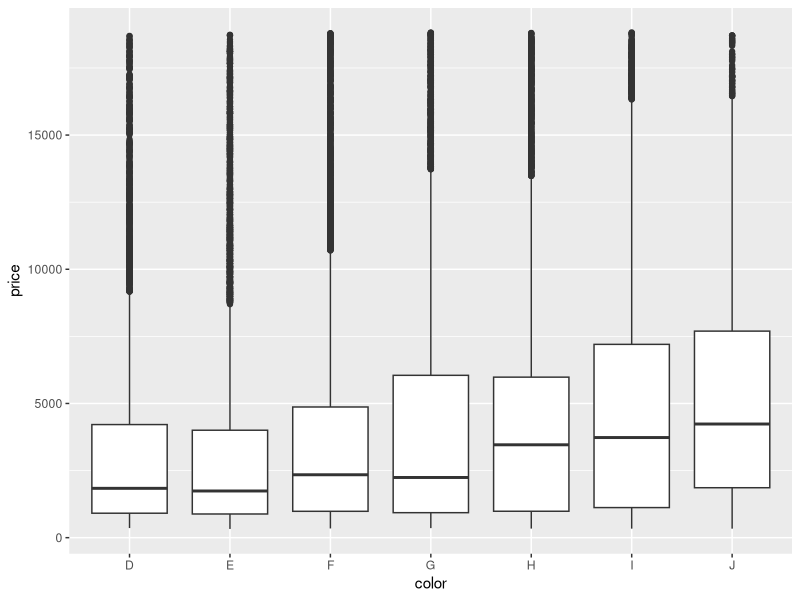
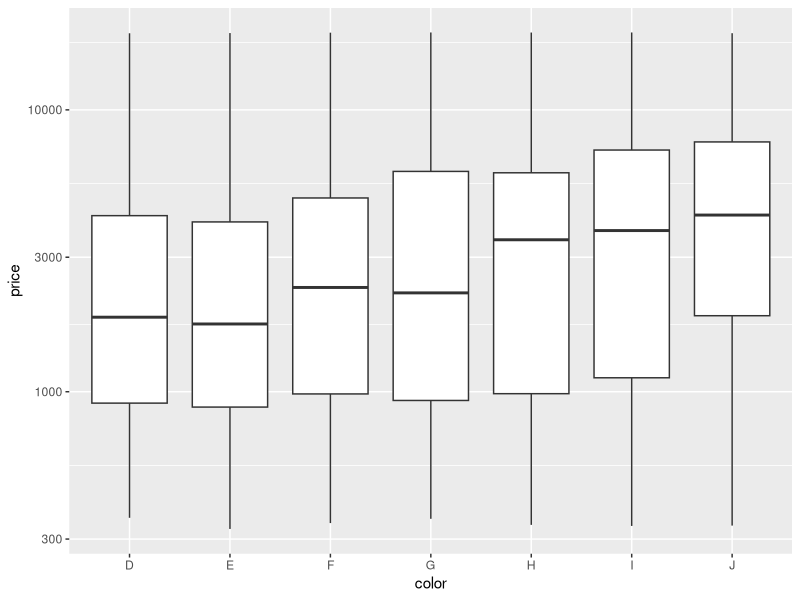
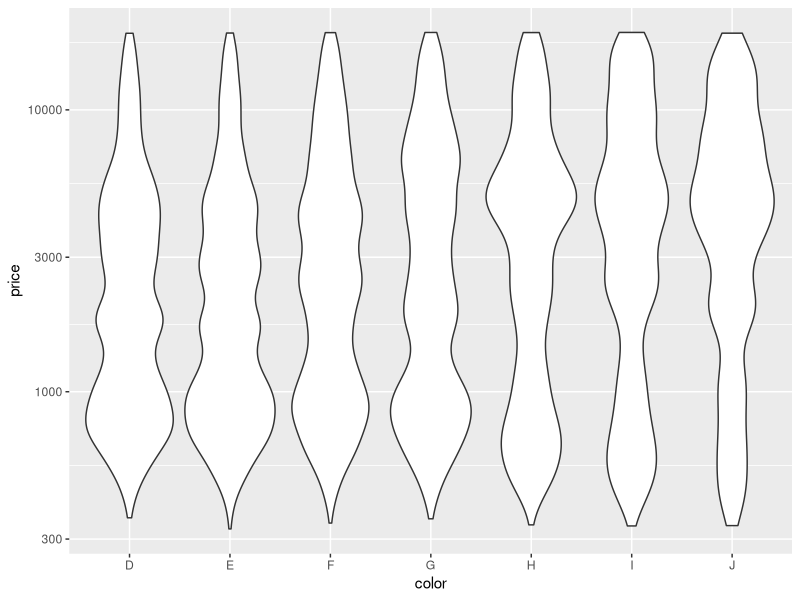
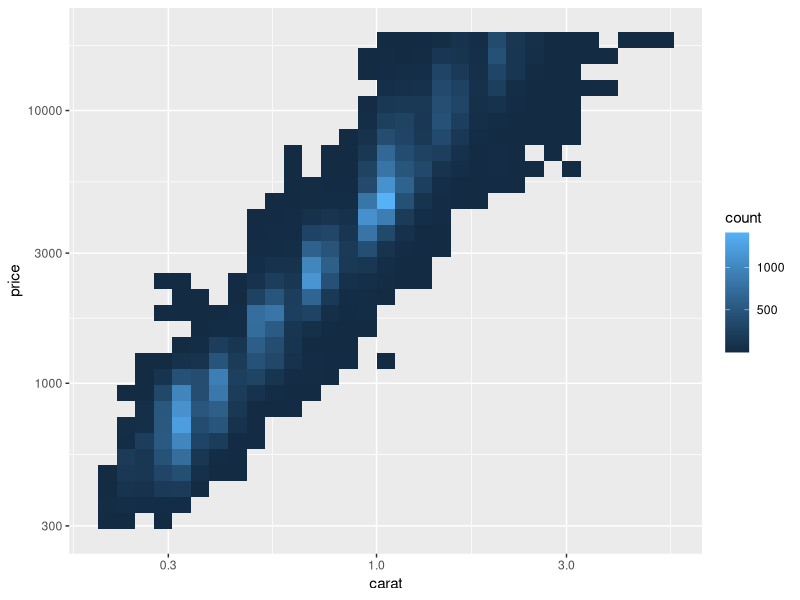
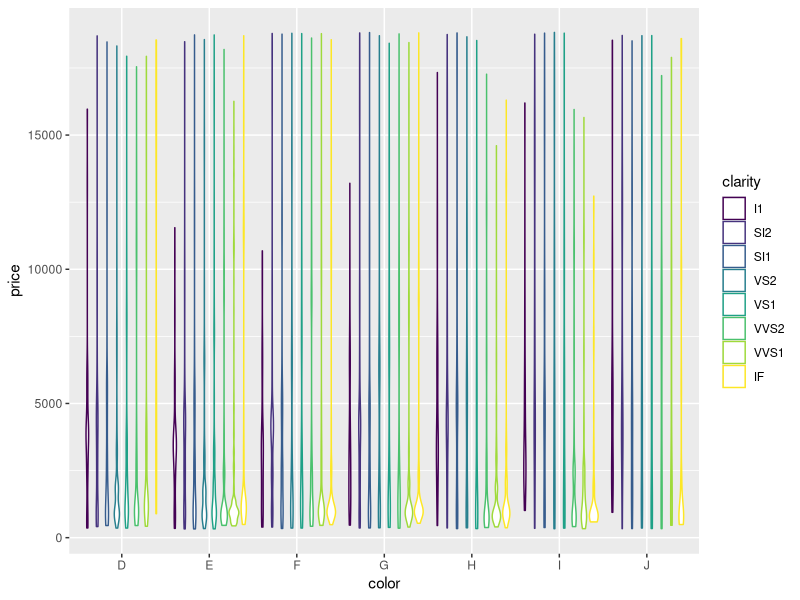
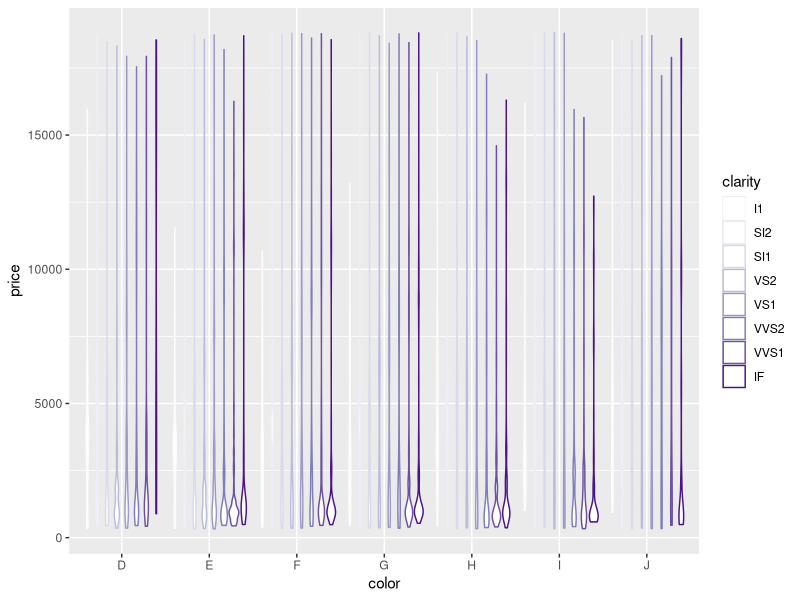

Reproduce these figures in R, in order.
# Exercise 2: advanced ggplot2 practice

# Install and load the `ggplot2` package
#install.packages('ggplot2')
library("ggplot2")

# For this exercise you will again be working with the `diamonds` data set.
# Use `?diamonds` to review details about this data set
?diamonds

## Position Adjustments

# Draw a column (bar) chart of diamonds cuts by price, with each bar filled by 
# clarity. You should see a _stacked_ bar chart.


# Draw the same chart again, but with each element positioned to "fill" the y axis


# Draw the same chart again, but with each element positioned to "dodge" each other


# Draw a plot with point geometry with the x-position mapped to `cut` and the 
# y-position mapped to `clarity`
# This creates a "grid" grouping the points


# Use the "jitter" position adjustment to keep the points from all overlapping!
# (This works a little better with a sample of diamond data, such as from the 
# previous exercise).



## Scales

# Draw a "boxplot" (with `geom_boxplot`) for the diamond's price (y) by color (x)
ggplot(data = diamonds) +
  geom_boxplot(mapping = aes(x = color, y = price))

# This has a lot of outliers, making it harder to read. To fix this, draw the 
# same plot but with a _logarithmic_ scale for the y axis.
ggplot(data = diamonds) +
  geom_boxplot(mapping = aes(x = color, y = price)) +
  scale_y_log10()

# For another version, draw the same plot but with `violin` geometry instead of 
# `boxplot` geometry!
# How does the logarithmic scale change the data presentation?
ggplot(data = diamonds) +
  geom_violin(mapping = aes(x = color, y = price)) +
  scale_y_log10()

# Another interesting plot: draw a plot of the diamonds price (y) by carat (x), 
# using a heatmap of 2d bins (geom_bin2d)
# What happens when you make the x and y channels scale logarithmically?
ggplot(data = diamonds) +
  geom_bin2d(mapping = aes(x = carat, y = price)) +
  scale_x_log10() +
  scale_y_log10()

# Draw a scatter plot for the diamonds price (y) by carat (x). Color each point
# by the clarity (Remember, this will take a while. Use a sample of the diamonds 
# for faster results)
ggplot(data = diamonds) +
  geom_violin(mapping = aes(x = color, y = price, color = clarity))
# Change the color of the previous plot using a ColorBrewer scale of your choice. 
# What looks nice?
ggplot(data = diamonds) +
  geom_violin(mapping = aes(x = color, y = price, color = clarity)) +
  scale_color_brewer(palette = "Purples")


## Coordinate Systems

# Draw a bar chart with x-position and fill color BOTH mapped to cut
# For best results, SET the `width` of the geometry to be 1 (fill plot, no space
# between)
# TIP: You can save the plot to a variable for easier modifications


# Draw the same chart, but with the coordinate system flipped


# Draw the same chart, but in a polar coordinate system. It's a Coxcomb chart!



## Facets

# Take the scatter plot of price by carat data (colored by clarity) and add 
# _facets_ based on the diamond's `color`



## Saving Plots

# Use the `ggsave()` function to save the current (recent) plot to disk.
# Name the output file "my-plot.png".
# Make sure you've set the working directory!!

